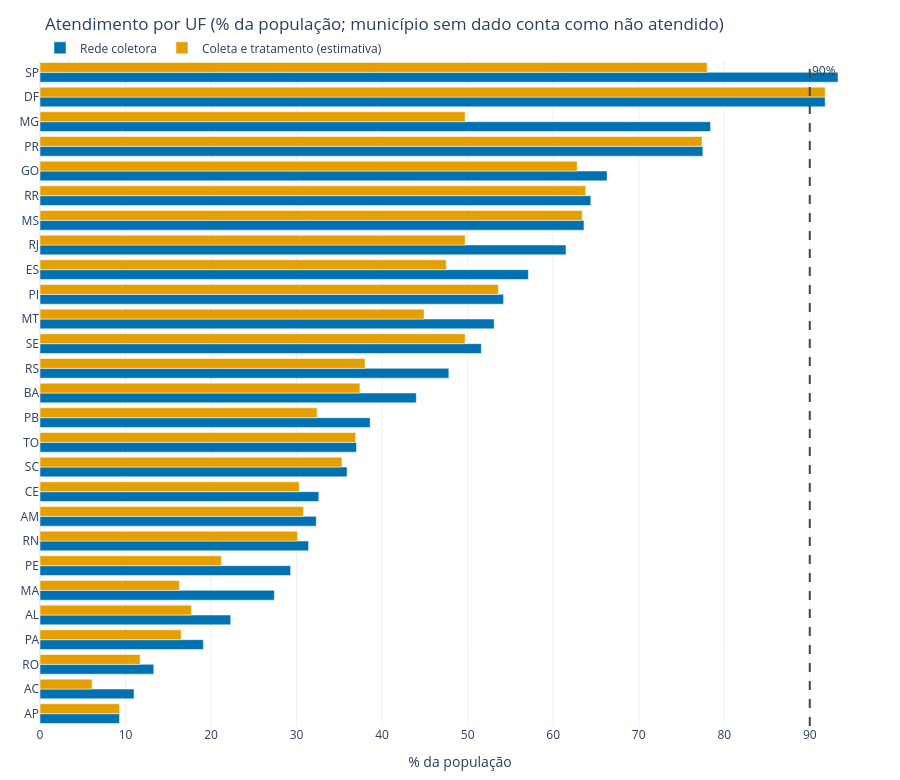

The cell this chart's notebook holds for it:
### Code cell
ufr = resumo("uf").sort_values("cobertura")
R["uf_top"] = ufr.tail(3).iloc[::-1].round(1)[["cobertura"]].reset_index().to_dict("records")
R["uf_bottom"] = ufr.head(3).round(1)[["cobertura"]].reset_index().to_dict("records")
R["uf_acima_90"] = ufr[ufr.cobertura >= 90].index.tolist()
fig = go.Figure()
fig.add_bar(y=ufr.index, x=ufr.cobertura.round(1), orientation="h", name="Rede coletora", marker_color="#0072B2",
            customdata=np.c_[ufr.n, ufr.n_com_dado, ufr.pop_mi.round(2)],
            hovertemplate="<b>%{y}</b><br>Rede coletora: %{x}%<br>Municípios: %{customdata[0]} (%{customdata[1]} com dado)<br>Pop.: %{customdata[2]} mi<extra></extra>")
fig.add_bar(y=ufr.index, x=ufr.efetiva.round(1), orientation="h", name="Coleta e tratamento (estimativa)", marker_color="#E69F00",
            hovertemplate="<b>%{y}</b><br>Coleta + tratamento: %{x}%<extra></extra>")
fig.add_vline(x=90, line_dash="dash", line_color="#444", annotation_text="90%")
fig.update_layout(barmode="group", height=780, template="plotly_white", margin=dict(l=40, r=20, t=60, b=40),
                  title="Atendimento por UF (% da população; município sem dado conta como não atendido)",
                  xaxis_title="% da população", legend=dict(orientation="h", y=1.04, x=0))
fig.write_html(ASSETS / "fig2_uf_interativo.html", include_plotlyjs="cdn"); fig.show()

### Figure 1 — Plotly figure (JSON) as saved in the notebook; plotly's stock layout.template omitted (floating-point values rounded to 4 significant figures)
{"data": [{"customdata": [[16.0, 2.0, 0.8], [22.0, 1.0, 0.88], [32.0, 15.0, 1.37], [25.0, 18.0, 4.1], [79.0, 28.0, 2.83], [33.0, 14.0, 2.96], [174.0, 85.0, 9.27], [87.0, 65.0, 2.66], [4.0, 4.0, 2.39], [171.0, 106.0, 8.97], [227.0, 92.0, 6.88], [96.0, 19.0, 1.34], [202.0, 74.0, 4.0], [376.0, 180.0, 14.03], [113.0, 113.0, 8.1], [23.0, 23.0, 1.5], [40.0, 40.0, 2.77], [8.0, 8.0, 0.97], [77.0, 74.0, 4.09], [85.0, 67.0, 16.87], [75.0, 67.0, 2.88], [14.0, 4.0, 0.7], [232.0, 85.0, 7.26], [371.0, 244.0, 11.66], [696.0, 696.0, 20.3], [1.0, 1.0, 2.98], [624.0, 624.0, 45.71]], "hovertemplate": "<b>%{y}</b><br>Rede coletora: %{x}%<br>Municípios: %{customdata[0]} (%{customdata[1]} com dado)<br>Pop.: %{customdata[2]} mi<extra></extra>", "marker": {"color": "#0072B2"}, "name": "Rede coletora", "orientation": "h", "type": "bar", "x": [9.3, 11.0, 13.3, 19.1, 22.3, 27.4, 29.3, 31.4, 32.3, 32.6, 35.9, 37.0, 38.6, 44.0, 47.8, 51.6, 53.1, 54.2, 57.1, 61.5, 63.6, 64.4, 66.3, 77.5, 78.4, 91.8, 93.3], "y": ["AP", "AC", "RO", "PA", "AL", "MA", "PE", "RN", "AM", "CE", "SC", "TO", "PB", "BA", "RS", "SE", "MT", "PI", "ES", "RJ", "MS", "RR", "GO", "PR", "MG", "DF", "SP"]}, {"hovertemplate": "<b>%{y}</b><br>Coleta + tratamento: %{x}%<extra></extra>", "marker": {"color": "#E69F00"}, "name": "Coleta e tratamento (estimativa)", "orientation": "h", "type": "bar", "x": [9.3, 6.1, 11.7, 16.5, 17.7, 16.3, 21.2, 30.1, 30.8, 30.3, 35.3, 36.9, 32.4, 37.4, 38.0, 49.7, 44.9, 53.6, 47.5, 49.7, 63.4, 63.8, 62.8, 77.4, 49.7, 91.8, 78.0], "y": ["AP", "AC", "RO", "PA", "AL", "MA", "PE", "RN", "AM", "CE", "SC", "TO", "PB", "BA", "RS", "SE", "MT", "PI", "ES", "RJ", "MS", "RR", "GO", "PR", "MG", "DF", "SP"]}], "layout": {"annotations": [{"showarrow": false, "text": "90%", "x": 90, "xanchor": "left", "xref": "x", "y": 1, "yanchor": "top", "yref": "y domain"}], "barmode": "group", "height": 780, "legend": {"orientation": "h", "x": 0, "y": 1.04}, "margin": {"b": 40, "l": 40, "r": 20, "t": 60}, "shapes": [{"line": {"color": "#444", "dash": "dash"}, "type": "line", "x0": 90, "x1": 90, "xref": "x", "y0": 0, "y1": 1, "yref": "y domain"}], "title": {"text": "Atendimento por UF (% da população; município sem dado conta como não atendido)"}, "xaxis": {"title": {"text": "% da população"}}}}
